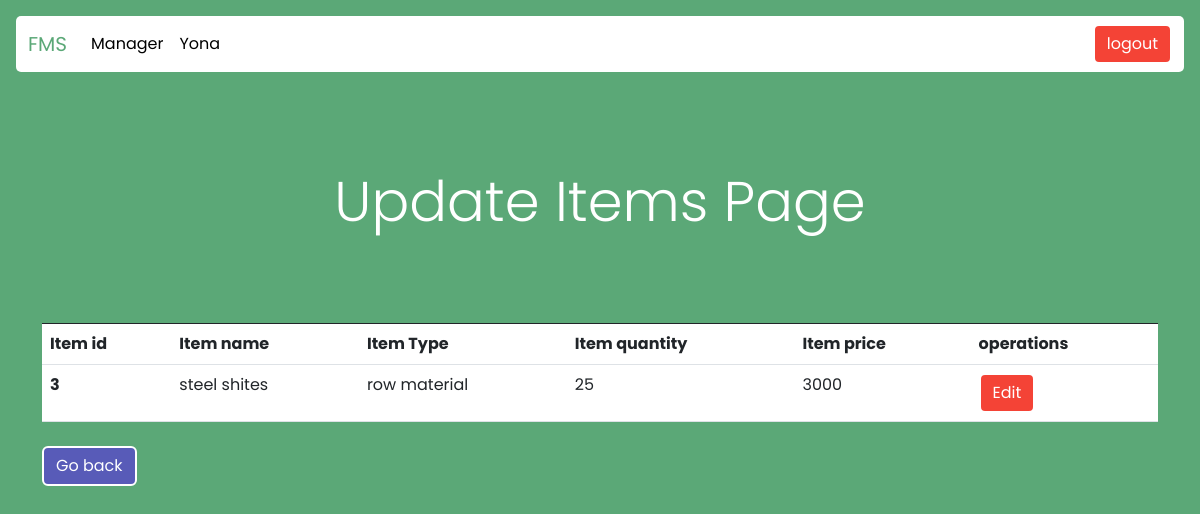
Page /pages/updateItem.php (signed in) on the earlier database version.
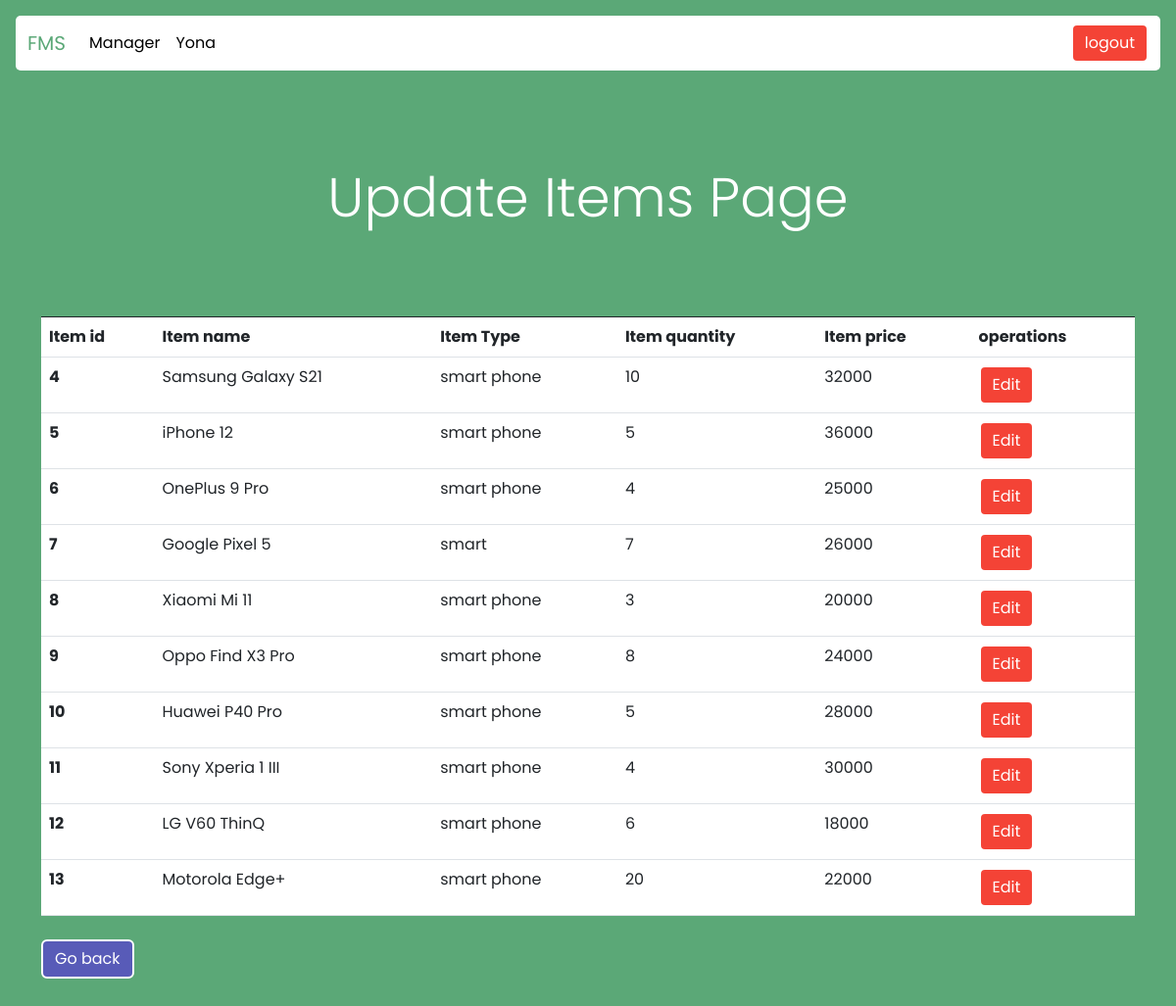
Same page on the later database version.
### tables this page shows
CREATE TABLE `store` (
  `id` int(50) NOT NULL,
  `item_name` varchar(50) NOT NULL,
  `item_type` varchar(50) NOT NULL,
  `quantity` int(50) NOT NULL,
  `price` int(50) NOT NULL
);

### pages/updateItem.php (the view, shortened to what this page needs)
<?php
include '../app/dbconn.php';
?>
<!DOCTYPE html>
<html>
<head>
    <link rel='stylesheet' type='text/css' media='screen' href='../css/style.css'>
    <link href="https://cdn.jsdelivr.net/npm/bootstrap@5.3.0-alpha3/dist/css/bootstrap.min.css" rel="stylesheet"
>
    <link rel="stylesheet" href="https://cdnjs.cloudflare.com/ajax/libs/font-awesome/6.1.1/css/all.min.css"
 />
</head>
<body class="managerPage p-3 m-0 border-0 bd-example m-0 border-0" style="background-color:#5BA877;">
    <nav class="navbar navbar-expand-lg" style="background-color:#fff; color:black; border-radius: 5px;">
        <div class="container-fluid">
            <a class="navbar-brand" style="color: #5BA877;" href="./index.php">FMS</a>
            <div class="collapse navbar-collapse" id="navbarTogglerDemo02">
                <ul class="navbar-nav me-auto mb-2 mb-lg-0" style="color:#ffffff;">
                <li class="nav-item">
                        <a class="nav-link active" href="#" style="color:black;">
                            <?php
                            echo ucfirst($_SESSION['auth']);
                                ?>
                        </a>
                    </li>
                    <li class="nav-item">
                        <a class="nav-link disable" aria-current="page" href="#" style="color:black;">
                            <?php
                            echo ucfirst($_SESSION['user']);
                                ?>
                        </a>
                    </li>
                </ul>
                <form class="d-flex" role="search" method="post">
                    <button class="btn btn-danger" type="submit" name="logout">logout</button>
                </form>
            </div>
        </div>
    </nav>
    <div class="container py-5">
        <header class="text-center p-5">
            <p class="display-4">Update Items Page</p>
        </header>
        <table class="table my-4">
            <thead>
                <tr style="border-top: 1px solid;">
                    <th scope="col">Item id</th>
                    <th scope="col">Item name</th>
                    <th scope="col">Item Type</th>
                    <th scope="col">Item quantity</th>
                    <th scope="col">Item price</th>
                    <th scope="col">operations</th>
                </tr>
            </thead>
            <tbody>
                <?php
                $sql = 'select * from `store`';
                $result = mysqli_query($con, $sql);
                if ($result && mysqli_affected_rows($con) > 0) {
                    while ($row = mysqli_fetch_assoc($result)) {
                        $id = $row['id'];
                        $name = $row['item_name'];
                        $type = $row['item_type'];
                        $quantity = $row['quantity'];
                        $price = $row['price'];
                        echo '
                        <tr>
                          <th scope="row">' . $id . '</th>
                          <td>' . $name . '</td>
                          <td>' . $type . '</td>
                          <td>' . $quantity . '</td>
                          <td>' . $price . '</td>
                          <td>
                            <div>
                              <a href="../app/update.php?itemId=' . $id . '"
                                 class="btn btn-danger">
                                 Edit
                              </a>
                           </div>
                          </td>
                        </tr>
                        ';
                    }
                }
                ?>
            </tbody>
        </table>
        <div>
                <a href="storePage.php" class="btn btn-pri">
                Go back
                </a>
        </div>
    </div>
</body>
</html>

Differences in the rows shown:
removed store: id "3", item_name "steel shites", item_type "row material", quantity "25", price "3000"
added store: id "4", item_name "Samsung Galaxy S21", item_type "smart phone", quantity "10", price "32000"
added store: id "5", item_name "iPhone 12", item_type "smart phone", quantity "5", price "36000"
added store: id "6", item_name "OnePlus 9 Pro", item_type "smart phone", quantity "4", price "25000"
added store: id "7", item_name "Google Pixel 5", item_type "smart", quantity "7", price "26000"
added store: id "8", item_name "Xiaomi Mi 11", item_type "smart phone", quantity "3", price "20000"
added store: id "9", item_name "Oppo Find X3 Pro", item_type "smart phone", quantity "8", price "24000"
added store: id "10", item_name "Huawei P40 Pro", item_type "smart phone", quantity "5", price "28000"
added store: id "11", item_name "Sony Xperia 1 III", item_type "smart phone", quantity "4", price "30000"
added store: id "12", item_name "LG V60 ThinQ", item_type "smart phone", quantity "6", price "18000"
added store: id "13", item_name "Motorola Edge+", item_type "smart phone", quantity "20", price "22000"
